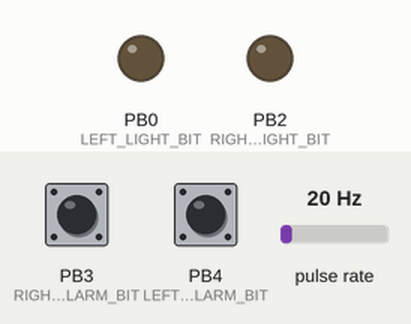
This program was run on a simulated ATtiny13, built with avr-gcc and emulated at 9.6 MHz. Shown: output pins drawn as LEDs (lit = HIGH). Wiring (inferred from the names in the program): pulse sensor: data PB1. The test bench sets the inputs (shaded band); at power-on: PB3 (RIGHT_ALARM_BIT) HIGH, PB4 (LEFT_ALARM_BIT) HIGH, pulse rate 20 Hz.

Above: at 1.2 s.
1.3 s: PB3 (RIGHT_ALARM_BIT) pulled LOW for 0.15 s
At 1.37 s:
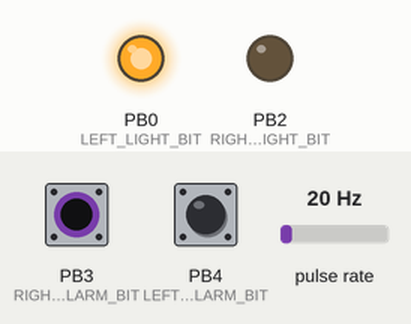
2.9 s: PB4 (LEFT_ALARM_BIT) pulled LOW for 0.15 s
At 2.97 s:
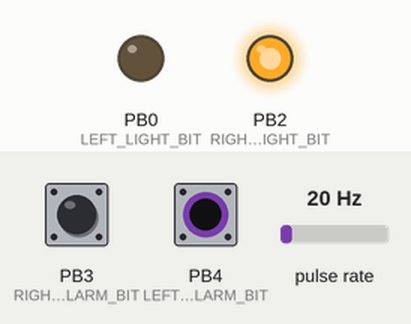
4.5 s: PB4 (LEFT_ALARM_BIT) pulled LOW for 3.2 s
At 8.4 s:
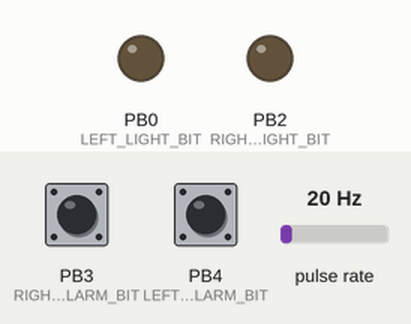
9.2 s: PB3 (RIGHT_ALARM_BIT) pulled LOW for 3.2 s
At 9.6 s:
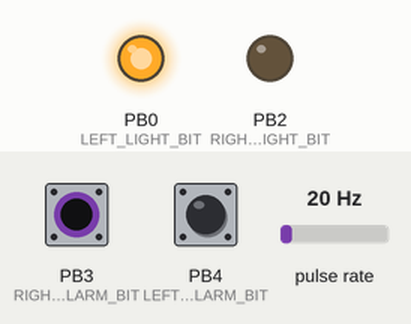
Timing chart, 0 to 13.9 s (numbered marks = the images above; inputs shaded):
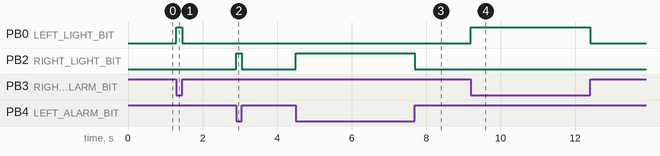

Measured:
- after the input at 1.3 s, PB0 (LEFT_LIGHT_BIT): LOW → HIGH at once, → LOW 0.15 s later
- after the input at 2.9 s, PB2 (RIGHT_LIGHT_BIT): LOW → HIGH at once, → LOW 0.15 s later
- after the input at 4.5 s, PB2 (RIGHT_LIGHT_BIT): LOW → HIGH at once, → LOW 3.2 s later
- after the input at 9.2 s, PB0 (LEFT_LIGHT_BIT): LOW → HIGH at once, → LOW 3.2 s later

The program:

Test_6_Turn_Signal_Light.c
```c
#include "commonHeader.h"

#define TC_PRESCALER 1024
#define TC_PRESCALER_BITS 0x05 // 1:0:1
#define TC_ONE_SEC 37 //F_CPU / TC_PRESCALER / 256

// //////////////////////////////////////////////////////////

// Should be used as: speed_in_m_per_sec = impulses_within_1_sec / SS_IMPULSES_NUM
// But we will use: speed = impulses_within_1_sec >> 3 <=> speed = impulses_within_1_sec / 8.
// So speed_in_m_per_sec = speed * (8 / 6) = 1.334 * speed
//#define SS_IMPULSES_NUM 6 // Num of impulses per 1 meter
#define SPEED_THRESHOLD 8 // in 1.334m/sec, 8 * 1.334 * 3600 / 1000 = 38.4 km/h
#define LIGHT_TIME_LENGTH 4 // in sec

// //////////////////////////////////////////////////////////

#define LEFT_ALARM_PORT PORTB
#define LEFT_ALARM_DDR DDRB
#define LEFT_ALARM_PIN PINB
#define LEFT_ALARM_BIT 4

#define RIGHT_ALARM_PORT PORTB
#define RIGHT_ALARM_DDR DDRB
#define RIGHT_ALARM_PIN PINB
#define RIGHT_ALARM_BIT 3

#define LEFT_LIGHT_PORT PORTB
#define LEFT_LIGHT_DDR DDRB
#define LEFT_LIGHT_PIN PINB
#define LEFT_LIGHT_BIT 0

#define RIGHT_LIGHT_PORT PORTB
#define RIGHT_LIGHT_DDR DDRB
#define RIGHT_LIGHT_PIN PINB
#define RIGHT_LIGHT_BIT 2

#define SPEED_SENSOR_PORT PORTB
#define SPEED_SENSOR_DDR DDRB
#define SPEED_SENSOR_PIN PINB
#define SPEED_SENSOR_BIT 1

// //////////////////////////////////////////////////////////

#define LEFT_ALARM_IS_ON_BIT 0
#define LEFT_ALARM_IS_ON() GBI(m_flag, LEFT_ALARM_IS_ON_BIT)
#define LEFT_ALARM_IS_ON_ON() SBI(m_flag, LEFT_ALARM_IS_ON_BIT)
#define LEFT_ALARM_IS_ON_OFF() CBI(m_flag, LEFT_ALARM_IS_ON_BIT)

#define RIGHT_ALARM_IS_ON_BIT 1
#define RIGHT_ALARM_IS_ON() GBI(m_flag, RIGHT_ALARM_IS_ON_BIT)
#define RIGHT_ALARM_IS_ON_ON() SBI(m_flag, RIGHT_ALARM_IS_ON_BIT)
#define RIGHT_ALARM_IS_ON_OFF() CBI(m_flag, RIGHT_ALARM_IS_ON_BIT)

// //////////////////////////////////////////////////////////
//
//
static volatile uint08 m_ssTicks = 0;
static volatile uint08 m_speed = 0; // in 1.334m/sec
static volatile uint08 m_leftTime = 0;
static volatile uint08 m_rightTime = 0;
static volatile uint08 m_flag = 0;

// //////////////////////////////////////////////////////////
// Interrupts
//
ISR(INT0_vect)
{
	if (GBI(SPEED_SENSOR_PIN, SPEED_SENSOR_BIT))
	{
		++m_ssTicks;
	}
}

ISR(PCINT0_vect)
{
	if (GBI(LEFT_ALARM_PIN, LEFT_ALARM_BIT))
	{
		m_leftTime = LIGHT_TIME_LENGTH;
		m_rightTime = 0;
		LEFT_ALARM_IS_ON_ON();
	}
	else
	{
		LEFT_ALARM_IS_ON_OFF();
	}

	if (GBI(RIGHT_ALARM_PIN, RIGHT_ALARM_BIT))
	{
		m_rightTime = LIGHT_TIME_LENGTH;
		m_leftTime = 0;
		RIGHT_ALARM_IS_ON_ON();
	}
	else
	{
		RIGHT_ALARM_IS_ON_OFF();
	}

	if (LEFT_ALARM_IS_ON() && RIGHT_ALARM_IS_ON())
	{
		m_leftTime = m_rightTime = 0;
	}
}

//#if TC_ONE_SEC < 256
	static volatile uint08 m_overflows = 0;
//#else
//	static volatile uint16 m_overflows = 0;
//#endif
ISR(TIM0_OVF_vect)
{
	if (++m_overflows == TC_ONE_SEC) // every second
	{
		m_overflows = 0;

		m_speed = m_ssTicks >> 3;
		m_ssTicks = 0;

		if (m_leftTime)
		{
			--m_leftTime;
		}

		if (m_rightTime)
		{
			--m_rightTime;
		}
	}
}

// //////////////////////////////////////////////////////////
//
//
static inline void init(void)
{
	//
	// ports
	// speed sensor port to in with pull-up;
	// left and right alarm ports to in with pull-up;
	// left and right light ports to out
	//
	DDRB = SFT(LEFT_LIGHT_BIT) | SFT(RIGHT_LIGHT_BIT);
	PORTB = SFT(SPEED_SENSOR_BIT) | SFT(LEFT_ALARM_BIT) | SFT(RIGHT_ALARM_BIT);

	//
	// timer
	//
	TCCR0B |= TC_PRESCALER_BITS << CS00;
	TIMSK0 |= SFT(TOIE0); // overflow interrupt

	//
	// external interrupts
	//
	GIMSK |= SFT(INT0) | SFT(PCIE); // INT0; PCINT
	MCUCR |= SFT(ISC00); // INT0; any logical change
	PCMSK |= SFT(LEFT_ALARM_BIT) | SFT(RIGHT_ALARM_BIT); // allow PCINT for left and right alarm ports

	//
	// members
	//
	m_ssTicks = 0;
	m_speed = 0;
	m_leftTime = 0;
	m_rightTime = 0;
	m_flag = 0;

	SEI();
}

int main(void)
{
	init();

	uint08 leftTime = 0;
	uint08 rightTime = 0;
	uint08 speed = 0;

	for (;;)
	{
		ATOMIC_BLOCK(ATOMIC_RESTORESTATE)
		{
			leftTime = m_leftTime;
			rightTime = m_rightTime;
			speed = m_speed;
		}

		if (speed < SPEED_THRESHOLD)
		{
			if (leftTime)
			{
				SBI(LEFT_LIGHT_PORT, LEFT_LIGHT_BIT);
			}

			if (rightTime)
			{
				SBI(RIGHT_LIGHT_PORT, RIGHT_LIGHT_BIT);
			}
		}

		if (!leftTime)
		{
			CBI(LEFT_LIGHT_PORT, LEFT_LIGHT_BIT);
		}

		if (!rightTime)
		{
			CBI(RIGHT_LIGHT_PORT, RIGHT_LIGHT_BIT);
		}
	}

	return 0;
}
```

commonHeader.h
```c
#ifndef _COMMONHEADER_H_
#define _COMMONHEADER_H_

#ifndef F_CPU
#	define F_CPU 9600000UL
#endif

#include <avr/io.h>
#include <avr/interrupt.h>
#include <avr/pgmspace.h>
#include <avr/eeprom.h>

#include <util/atomic.h>
#include <util/delay.h>


// ////////////////////////////////////////
// Controller defines
//
#define STATUS_REG SREG
#define INTERRUPTS_FLAG SREG_I

// ////////////////////////////////////////
// Controller macroses
//
#define CLI() cli()
#define SEI() sei()

// ////////////////////////////////////////
// Typedefs
//
typedef unsigned char BOOL;
typedef unsigned char uchar;
typedef unsigned int uint;
typedef /*unsigned char*/uint8_t uint08;
typedef /*unsigned short*/uint16_t uint16;
typedef /*unsigned long*/uint32_t uint32;
typedef /*unsigned long long*/uint64_t uint64;

#define FALSE 0x00

// ////////////////////////////////////////
// Macroses
//
#define SFT(x) _BV(x)

#define SBI(byte, bit) (byte) |= SFT(bit)
#define CBI(byte, bit) (byte) &= ~SFT(bit)
#define TBI(byte, bit) (byte) ^= SFT(bit)
#define GBI(byte, bit) (((byte) >> (bit)) & 1)

#define MASK_SET(byte, mask) (byte) |= (mask)
#define MASK_CLEAR(byte, mask) (byte) &= ~(mask)
#define MASK_TOGGLE(byte, mask) (byte) ^= (mask)
#define MASK_GET(byte, mask) ((byte) & (mask))

#define INTERRUPTS_ENABLED GBI(STATUS_REG, INTERRUPTS_FLAG)

#define INITIALIZE_CHECKING() \
	static BOOL isInitialized = FALSE; \
	if (isInitialized) \
		return; \
	isInitialized = !FALSE

#define DECLARE_FLAG_BIT(flag, bit_name, bit_num) \
	static const uint08 bit_name##_BIT = bit_num; \
	static inline BOOL bit_name() { return GBI(flag, bit_num); } \
	static inline void bit_name##_ON() { SBI(flag, bit_num); } \
	static inline void bit_name##_OFF() { CBI(flag, bit_num); }

#define DECLARE_EEPROM_VAR(varType, varName) \
	extern varType get##varName(void); \
	extern void set##varName(const varType);

#define DECLARE_EEPROM_VAR_METHODS(varType, eepromType, varName, defaultVal) \
	static varType m_##varName EEMEM = defaultVal; \
	static varType m_local##varName = defaultVal; \
	void init##varName(void) { m_local##varName = eeprom_read_##eepromType(&m_##varName); } \
	varType get##varName(void) { return m_local##varName; } \
	void set##varName(const varType val) { eeprom_update_##eepromType(&m_##varName, val); m_local##varName = val; }

// ////////////////////////////////////////
// Constants
//
static const char EMPTY_STRING[] PROGMEM = "";
static const char PROGMEM_DIGITS[] PROGMEM = {0x30, 0x31, 0x32, 0x33, 0x34, 0x35, 0x36, 0x37, 0x38, 0x39};
#define GET_PROGMEM_DIGIT(digit) pgm_read_byte(&PROGMEM_DIGITS[digit])

#endif // _COMMONHEADER_H_
```
